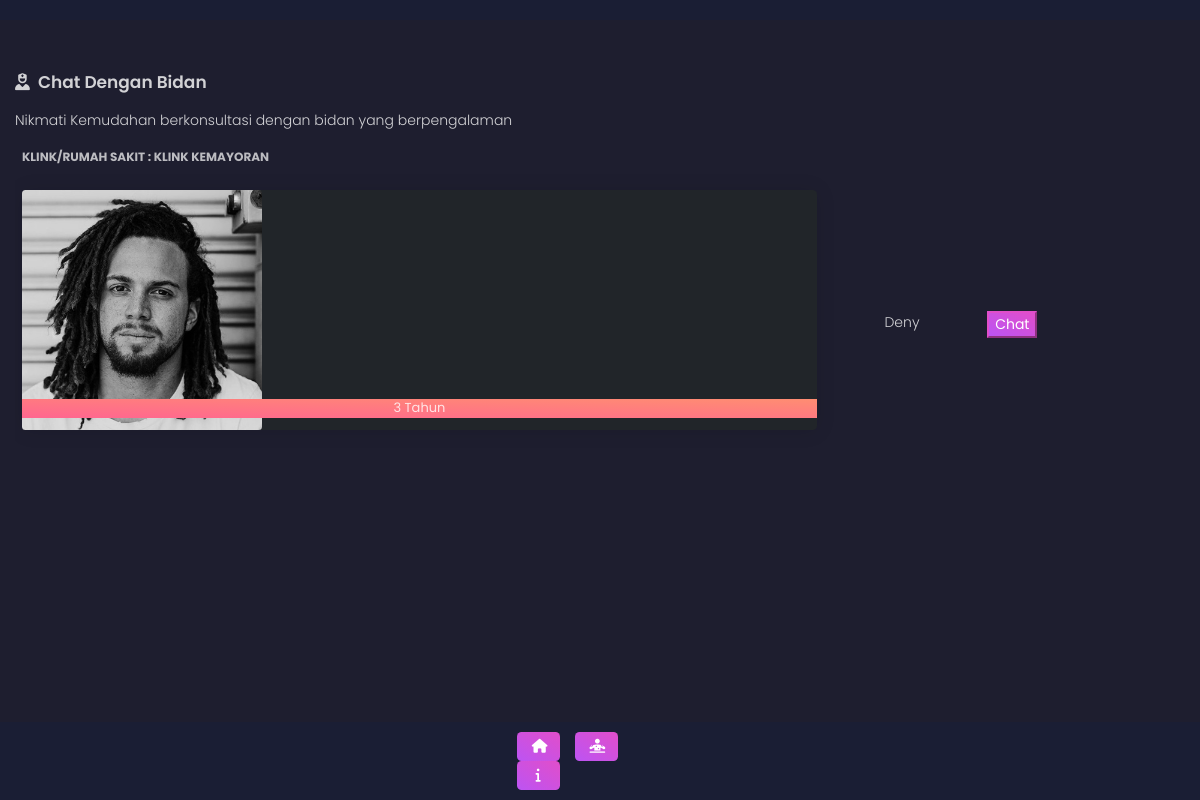
The page /index.php/c_index/chat_bidan on the database as committed earlier.
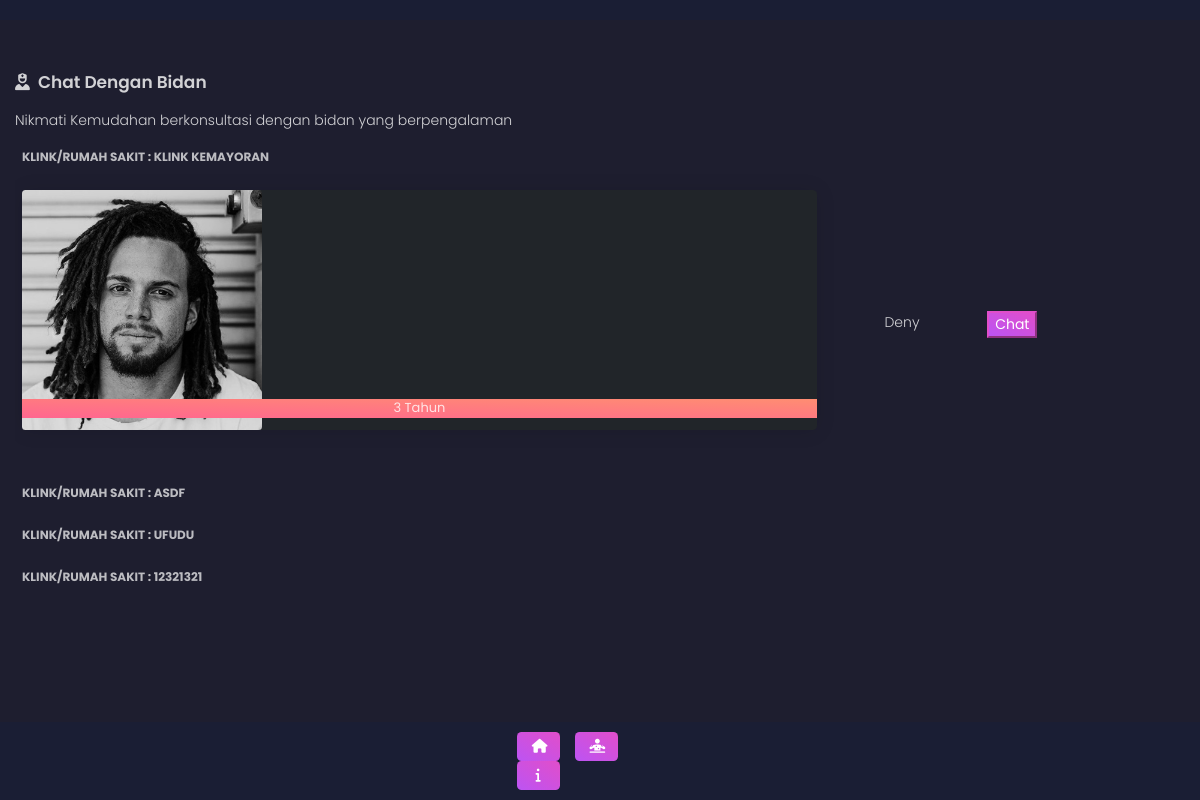
The same page on the database as committed later.
### tables this page shows
CREATE TABLE `t_klinik` (
  `id_klinik` int(11) NOT NULL,
  `nama_klinik` varchar(500) NOT NULL,
  `alamat_klinik` varchar(2000) NOT NULL,
  `telp_klinik` varchar(2000) NOT NULL,
  `keterangan` varchar(2000) NOT NULL,
  `tentang` varchar(5000) NOT NULL,
  `status` int(11) NOT NULL DEFAULT 0,
  `latitude` varchar(2000) NOT NULL,
  `longitude` varchar(2000) NOT NULL,
  `img_path` text NOT NULL
);

CREATE TABLE `t_bidan` (
  `id_bidan` int(11) NOT NULL,
  `nama_bidan` varchar(500) NOT NULL,
  `gelar` varchar(2000) NOT NULL,
  `alamat_bidan` varchar(2000) NOT NULL,
  `telp_bidan` varchar(2000) NOT NULL,
  `mulai_bekerja` date DEFAULT NULL,
  `img_profile` varchar(2000) NOT NULL
);

### application/libraries/Template.php (called while the page is built)
<?php if ( ! defined('BASEPATH')) exit('No direct script access allowed');
class Template {
	var $template_data = array();
	function set($name, $value)
	{
		$this->template_data[$name] = $value;
	}
	function load($template = '', $view = '', $view_data = array(), $return = FALSE)
	{
		$this->CI =& get_instance();
		$this->set('contents', $this->CI->load->view($view, $view_data, TRUE));
		return $this->CI->load->view($template, $this->template_data, $return);
	}
}

### application/controllers/C_index.php (called while the page is built, shortened)
<?php
class C_index extends CI_Controller {
    public function chat_bidan()
	{
        $data['rs_bidan'] = $this->M_bidan->getAllBidan();
        $data['rs_klinik'] = $this->M_klinik->getAllKlinik();
		$this->template->load('static','chat_bidan',$data);
	}
}

### index.php (called while the page is built, shortened)
<?php
require_once BASEPATH.'core/CodeIgniter.php';

### application/models/M_klinik.php (called while the page is built, shortened)
<?php
class M_klinik extends CI_Model {
	public function getAllKlinik()
	{
		return $this->db->get('t_klinik')->result();
	}
}

### application/views/chat_bidan.php (the view)
<div class="container-fluid">
    <h4 class="title"><i class="fas fa-user-nurse"></i>&nbsp Chat Dengan Bidan</h4>
    <p>Nikmati Kemudahan berkonsultasi dengan bidan yang berpengalaman</p>
    <div class="table-responsive">
        <table class="table table-shopping">
            <?php
            foreach($rs_klinik as $klinik){
            ?>
            <thead>
                <tr>
                    <th class="text-left" colspan="3">Klink/Rumah Sakit : <?=$klinik->nama_klinik?></th>
                </tr>
            </thead>
            <tbody>
                <?php
                $query_anggota = $this->db->query("
                    SELECT
                        tb.id_bidan,
                        tb.nama_bidan,
                        tb.mulai_bekerja,
                        tb.img_profile
                    FROM
                        t_klinik_anggota tka,
                        t_bidan tb
                    WHERE
                        tka.id_klinik = '$klinik->id_klinik'
                        AND tka.id_bidan = tb.id_bidan
                ")->result();
                foreach($query_anggota as $bidan){
                    $awal  = date_create($bidan->mulai_bekerja);
                    $akhir = date_create();
                    $diff  = date_diff( $awal, $akhir );
                ?>
                <tr>
                    <td>
                        <div class="img-container">
                            <div class="card bg-dark text-white">
                                <img class="card-img" src="<?= base_url()?>/assets/img/<?=$bidan->img_profile?>" alt="bidan"
                                    style="width: 15rem;">
                                <div class="card-img-overlay d-flex h-10 flex-column justify-content-end p-0">
                                    <h5 class="card-title text-center btn-warning"><?= $diff->y?> Tahun</h5>
                                </div>
                            </div>
                        </div>
                    </td>
                    <td>
                        <p class="text-center text-capitalize"><?=$bidan->nama_bidan?></p>
                    </td>
                    <td>
                        <button class="btn-xm btn-primary">Chat</button>
                    </td>
                </tr>
                <?php } ?>
            </tbody>
            <?php } ?>
        </table>
    </div>
</div>

### application/views/static.php (shortened to what this page needs)
<!DOCTYPE html>
<html lang="en">
<head>
    <link href="<?= base_url()?>/assets/css/nucleo-icons.css" rel="stylesheet" />
    <link href="<?= base_url()?>/assets/css/black-dashboard.css?v=1.0.0" rel="stylesheet" />
    <link href="<?= base_url()?>/assets/demo/demo.css" rel="stylesheet" />
</head>
<body class="">
    <?php
      $segment = $this->uri->segment(1);
      $status_admin = $this->session->userdata('status_admin');
    ?>
    <nav class="navbar fixed-top navbar-light" style="color:#fff;">
    </nav>
    <div style="padding-top:70px;padding-bottom:100px;">
        <?= $contents?>
    </div>
    <nav class="navbar fixed-bottom navbar-light justify-content-center" style="color:#fff;">
      <div class="row">
        <a class="btn btn-<?= $segment == "C_index"?"success":"primary" ?> btn-sm col-3" href="<?=base_url("C_index")?>">
          <i class="fas fa-home"></i></i> <span class="reactive-mobile"><sub>Beranda</sub></span>
        </a>
        <?php
        if($status_admin == "1"){
        ?>
        <a class="btn btn-<?= $segment == "C_administrasi_aplikasi"?"success":"primary" ?> btn-sm col-3" href="<?=base_url("C_administrasi_aplikasi")?>">
          <i class="fas fa-diagnoses"></i></i> <span class="reactive-mobile"><sub>Admin Aplikasi</sub></span>
        </a>
        <?php
        }else{
        ?>
        <a class="btn btn-<?= $segment == "C_profile_kehamilan"?"success":"primary" ?> btn-sm col-3" href="<?=base_url("C_profile_kehamilan")?>">
          <i class="fas fa-diagnoses"></i></i> <span class="reactive-mobile"><sub>Profile Kehamilan</sub></span>
        </a>
        <?php } ?>
        <a class="btn btn-<?= $segment == "C_tentang"?"success":"primary" ?> btn-sm col-3" href="<?=base_url("C_tentang")?>">
          <i class="fas fa-info"></i></i> <span class="reactive-mobile"><sub>Tentang</sub></span>
        </a>
      </div>
    </nav>
</body>
</html>

Rows that differ between the two databases and show on the page:
added t_klinik: nama_klinik "ASDF"
added t_klinik: nama_klinik "UFUDU"
added t_klinik: nama_klinik "12321321"
